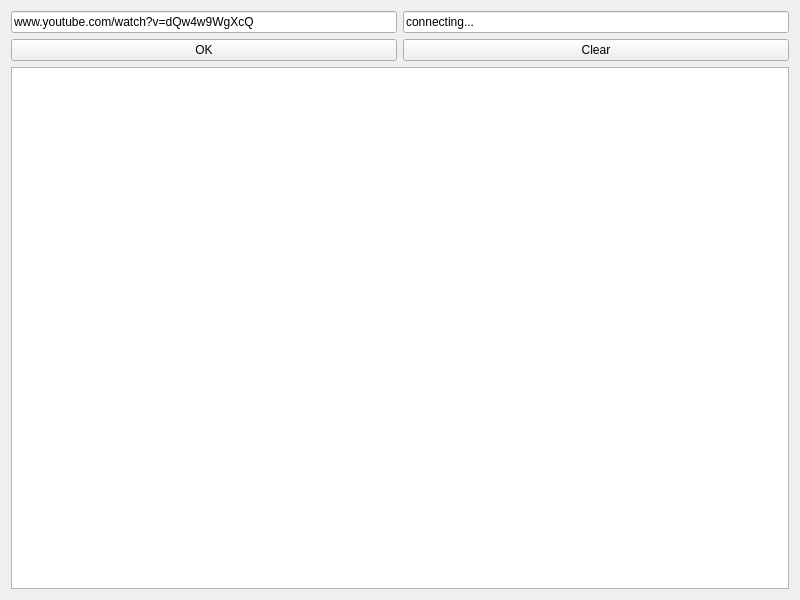
<?xml version="1.0" encoding="UTF-8"?>
<ui version="4.0">
 <class>Widget</class>
 <widget class="QWidget" name="Widget">
  <property name="geometry">
   <rect>
    <x>0</x>
    <y>0</y>
    <width>800</width>
    <height>600</height>
   </rect>
  </property>
  <property name="windowTitle">
   <string>Youtube view counter with Qt</string>
  </property>
  <layout class="QGridLayout" name="gridLayout">
   <item row="0" column="0">
    <layout class="QVBoxLayout" name="verticalLayout">
     <item>
      <layout class="QHBoxLayout" name="horizontalLayout">
       <item>
        <widget class="QLineEdit" name="leHost">
         <property name="text">
          <string>www.youtube.com/watch?v=dQw4w9WgXcQ</string>
         </property>
        </widget>
       </item>
       <item>
        <widget class="QLineEdit" name="leStatus">
         <property name="text">
          <string>connecting...</string>
         </property>
        </widget>
       </item>
      </layout>
     </item>
     <item>
      <layout class="QHBoxLayout" name="horizontalLayout_2">
       <item>
        <widget class="QPushButton" name="pbRequest">
         <property name="text">
          <string>OK</string>
         </property>
        </widget>
       </item>
       <item>
        <widget class="QPushButton" name="pbClear">
         <property name="text">
          <string>Clear</string>
         </property>
        </widget>
       </item>
      </layout>
     </item>
     <item>
      <widget class="QTextEdit" name="teView"/>
     </item>
    </layout>
   </item>
  </layout>
 </widget>
 <resources/>
 <connections/>
</ui>
